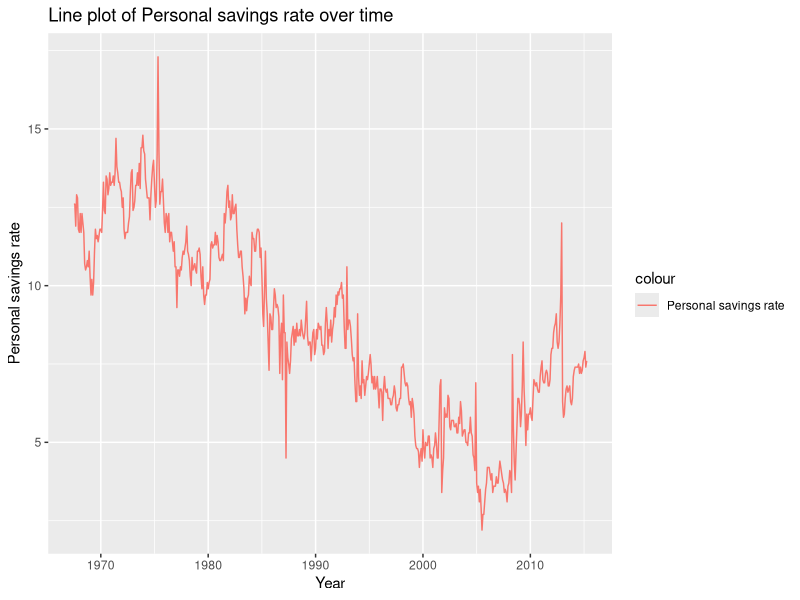

Generate this figure with R:
# Load the ggplot2 library
library(ggplot2)

# Load the economics dataset
data("economics")

# Create the line plot
# Use the x-axis and psavert as y-axis
# Color the line based on the variable "Personal Savings Rate"
ggplot(economics, aes(x = date, y = psavert, color = "Personal savings rate")) +
  # Add a line geometric object
  geom_line() +
  # Add a title to the plot
  ggtitle("Line plot of Personal savings rate over time") +
  # Add a label to the x-axis
  xlab("Year") +
  # Add a label to the y-axis
  ylab("Personal savings rate")
